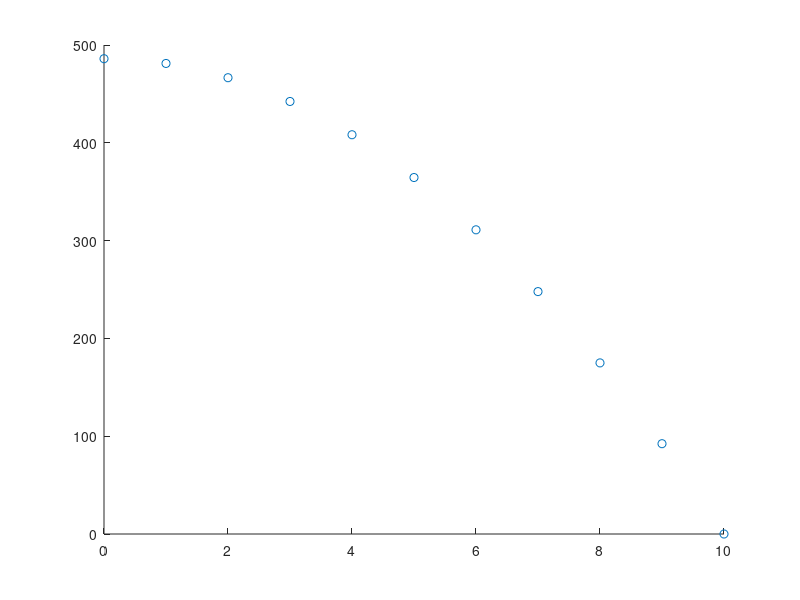

Recreate this plot in MATLAB. (Note: this script raises an error after producing the figure.)
% This script will be used for question 2 of the assignment

% Green line = approximation
% Red line = interpolation

% PROBLEM A
T = [ 0.  1.  2.  3.  4.  5.  6.  7.  8.  9. 10.];
D = [486.   481.14 466.56 442.26 408.24 364.5  311.04 247.86 174.96  92.34 0.  ];

% Display data in scatterplot
fig1 = figure();
scatter(T, D, "blue")

% Solve for the coefficients of the interpolation polynomial
[basis_mat_A, coefficient_vector_A] = func_fit(T, D, "interpolate", "poly", 0);

% Plot the interploation polynomial over the scatterplot
figure(fig1)
hold on
scatter(T, D, "blue")
plot_monomial(coefficient_vector_A, T, [0,500], "red")
hold off

% I chose to use interpolation for this dataset since after getting the
% scatterplot the data did not seem to have any outliers or points that did
% did not follow what you would expect given the nature of the physics
% problem.

% Calculate residuals
residuals_A = abs(D' - (basis_mat_A * coefficient_vector_A))
relative_residuals_A = residuals_A ./ abs(D')

% Based on the above residuals, we can see that the errors from my model relatively
% small when compared with the dataset as well as what we would expect from
% the physics experiment.
% Therefore, the model seems to be a good representation of reality.

% PROBLEM B.

% Load in the dataset into variables 'x' and 'y'
load("pa2q2b.mat");

fig2 = figure();
scatter(x, y, "blue")

% Solve for the coefficients of the approximate polynomial
[basis_mat_B, coefficient_vector_B] = func_fit(x, y, "approximate", "poly", 3);

% Plot the approximate polynomial over the scatterplot
figure(fig2)
hold on
scatter(x, y, "blue")
plot_monomial(coefficient_vector_B, x, [-5,60], "green")
hold off

% Calculate residuals
residuals_B = abs(y' - (basis_mat_B * coefficient_vector_B))
relative_residuals_B = residuals_B ./ abs(y')

% Based on the above residuals, we can see that the errors from my model are relatively
% small when compared with the original values of the dataset, meaning the model is quite good.

% The equation I got by solving for the coefficients was:
% -0.1330 + 0.0067t + 1.0114t^2
% This results in the derivative with respect to 't' of: 
% 1.0114t + 0.0067
% and the area under the curve being the definite integral from 
% t=-5 to t=5 of the above polynomial which when solved equals:
% approximetely 84.28331

% I chose to use approximation for this dataset since there were so many
% data points and using the monomial basis function, the higher degree of
% polynomial we have to interpolate becomes more and more ill-conditioned.
% Additionally, there are small deviations between individual points in the
% dataset which resulted in the curve being very 'choppy' aned not smooth.
% Using an approximate polynomial with 3 parameters resulted in a
% much smoother plot that represented the data better.





